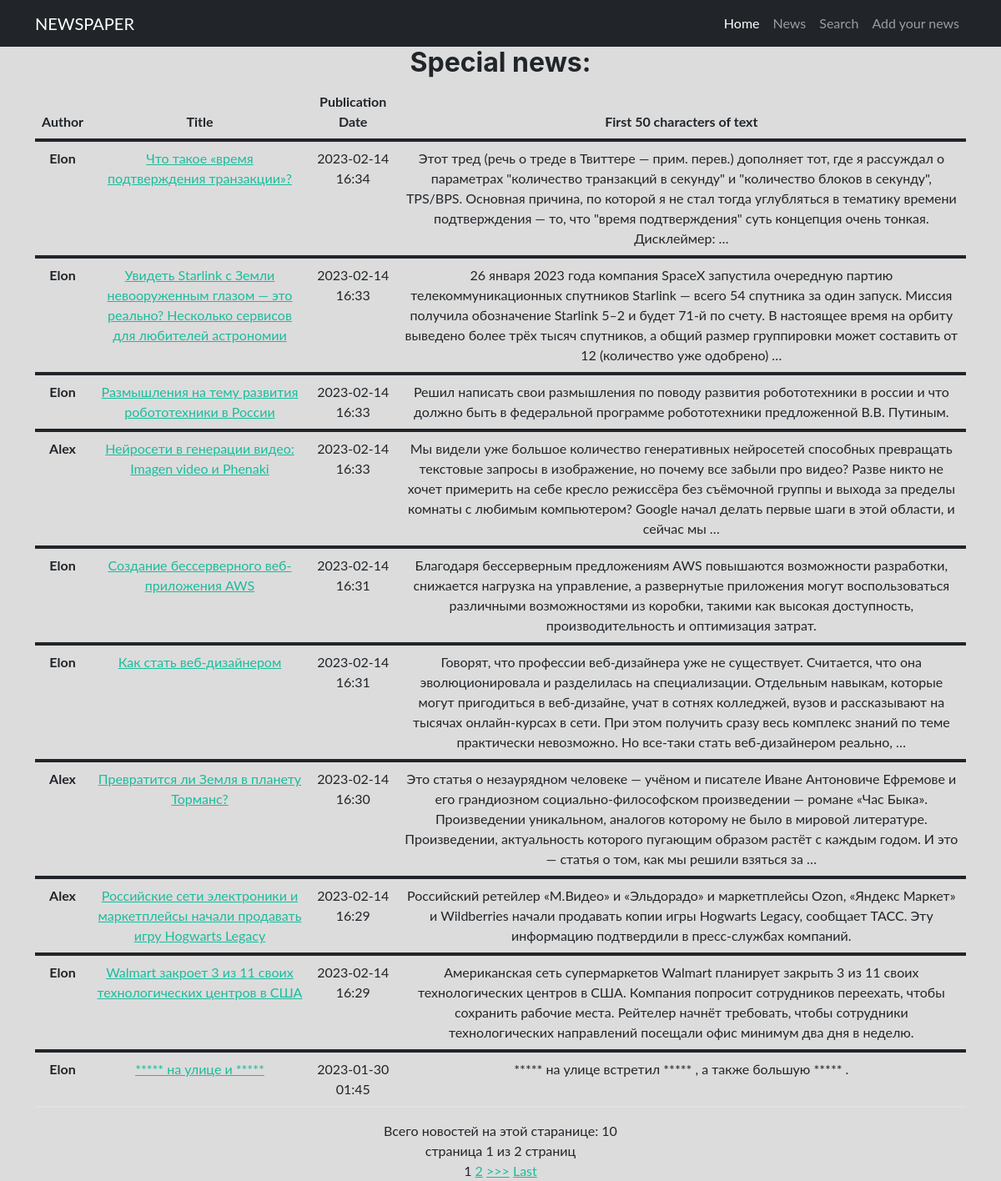
Before: /news/ with the older database file.
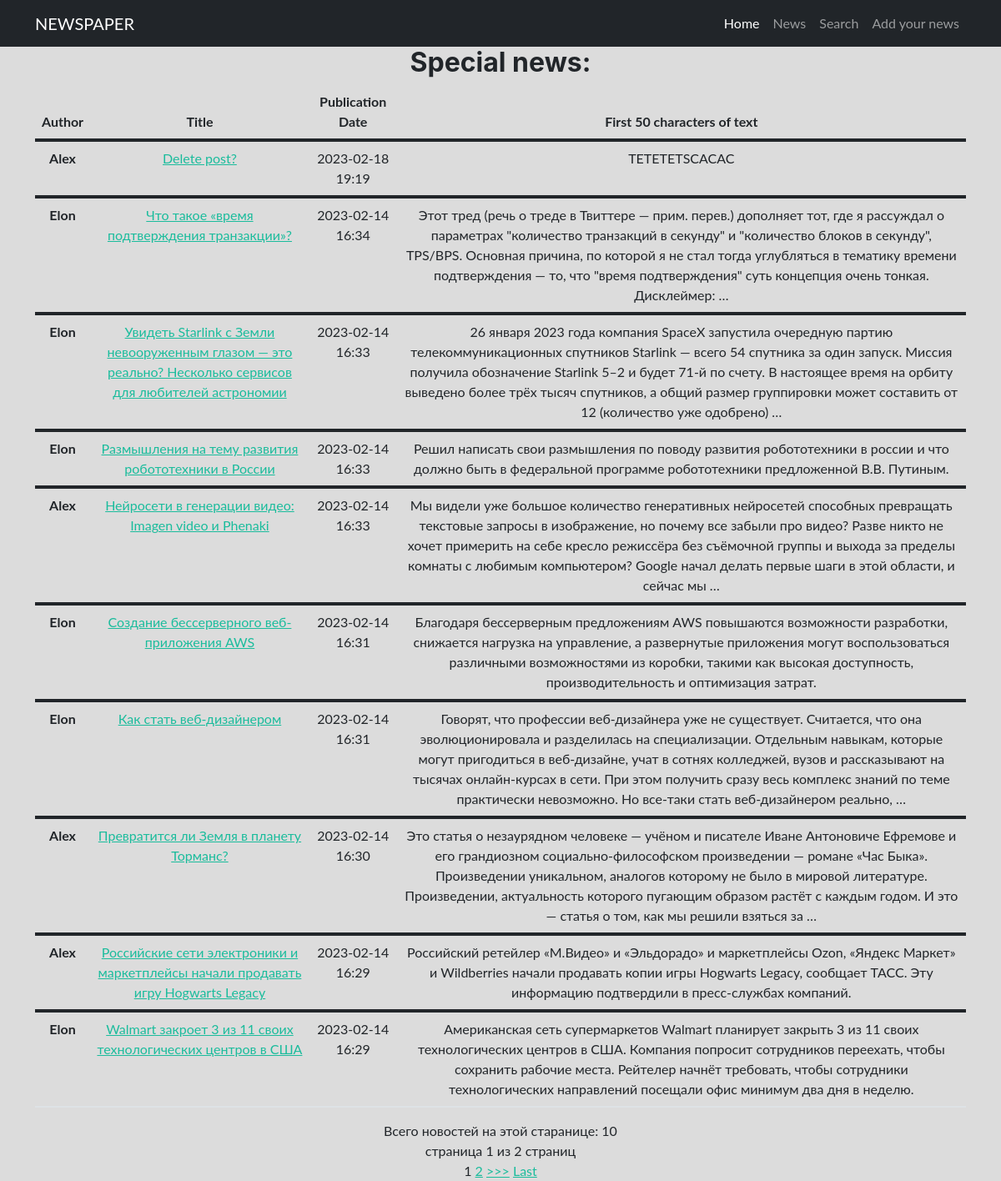
After: the same page with the newer database file.
### news/models.py (models this page shows, shortened)
class Post(models.Model):
    post_link_author = models.ForeignKey(Author, on_delete=models.CASCADE)
    news = 'N'
    articles = 'A'
    CATEGORY_CHOICES = [
        (news, 'Новости'),
        (articles, 'Статьи')
    ]
    categoryType = models.CharField(max_length=1,
                                    choices=CATEGORY_CHOICES,
                                    default=news)
    post_data = models.DateTimeField(auto_now_add=True)  # дата создания объекта
    post_link_category = models.ManyToManyField(Category, through='PostCategory')
    title = models.CharField(max_length=255)
    text = models.TextField()
    rating = models.FloatField(default=0)

class Author(models.Model):
    authors_link_user = models.OneToOneField(User, on_delete=models.CASCADE)
    author_rating = models.FloatField(default=0)
    def __str__(self):
        return self.authors_link_user.username.title()

### news/views.py (the view, shortened to what this page needs)
# urls.py: path('', PostList.as_view()),
class PostList(ListView):
    model = Post # модель Post
    template_name = 'news.html'
    context_object_name = 'news'
    queryset = Post.objects.order_by('-id')  # новости выводятся от старой до самой новой
    paginate_by = 10 # устанавливаем пагинацию на последние добавленные 10 новостей/статей
    form_class = PostForm

### news/templatetags/custom_filters.py (called while the page is built)
@register.filter(name='censor')
def censor(value, arg):
    for i in value.split():
        if i.lower() in ban_words:
            value = value.replace(i, arg)
    return value

### templates/news.html (shortened to what this page needs)
{% extends 'flatpages/default.html' %}
{% load custom_filters %}
{% block content %}
<h2 align="center">Special news:</h2>
{% if news %}
<table class="table">
    <thead class="thead-dark" align="center">
      <tr>
        <th scope="col">Author</th>
        <th scope="col">Title</th>
        <th scope="col">Publication Date</th>
        <th scope="col">First 50 characters of text</th>
      </tr>
    </thead>
    {% for post in object_list %}
    <tbody align="center">
        <tr>
            <th scope="row">{{ post.post_link_author}}</th>
            <td><a href="{% url 'post' post.id %}">{{ post.title|censor:'*****' }}</a></td>
            <td>{{ post.post_data|date:'Y-m-d H:i' }}</td>
            <td>{{ post.text|truncatewords:50|censor:'*****'}}</td>
        </tr>
    </tbody>
        {% endfor %}
</table>
    {% if is_paginated %}
    <div align="center">
        Всего новостей на этой старанице: {{ news | length }}
        <br>
        страница {{ page_obj.number}} из {{ page_obj.paginator.num_pages }} страниц
        <br>
        {% for num in page_obj.paginator.page_range %}
            {% if page_obj.number == num %}
                <a>{{ num }}</a>
            {% elif num > page_obj.number|add:'-3' and num < page_obj.number|add:'3' %}
                <a href="?page={{ num }}">{{ num }}</a>
            {% endif %}
        {% endfor %}
        {% if page_obj.has_next %}
            <a href="?page={{ page_obj.next_page_number }}">>>></a>
            <a href="?page={{ page_obj.paginator.num_pages }}">Last</a>
        {% endif %}
    </div>
    {% endif%}
{% else %}
    <h1>Новостей нет</h1>
{% endif %}
{% endblock content %}

Changed rows visible on the page:
no longer on this page (row unchanged): Post: post_link_author "Elon", title|censor "***** на улице и *****", post_data "2023-01-30 01:45", text|censor "***** на улице встретил ***** , а также большую ***** ."
added Post: post_link_author "Alex", title|censor "Delete post?", post_data "2023-02-18 19:19", text|censor "TETETETSCACAC"
